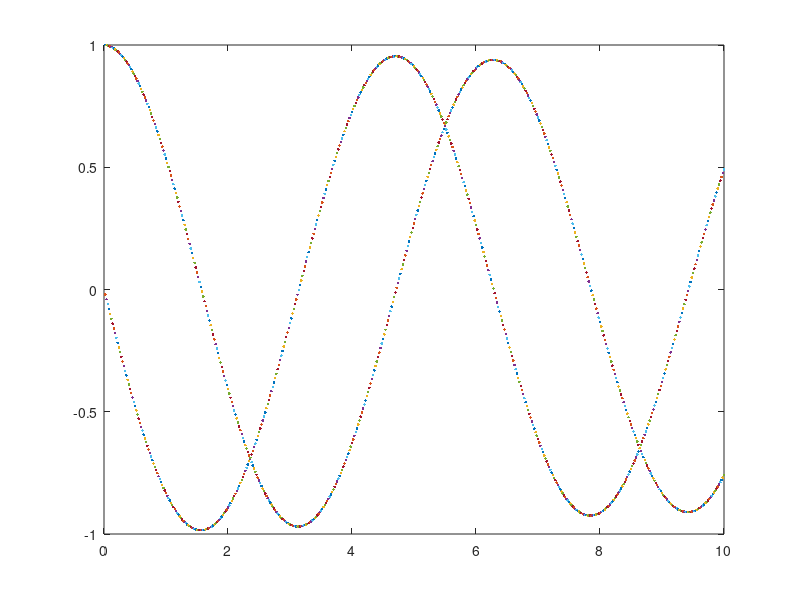

MATLAB code to generate this figure:
% Written by Brian Storey

clear; figure(1); clf;

A = [0 1; -1 0];  %%% mass-spring equations
I = eye(2);       %%% Identity matrix
dt = 0.02;         %%% dt 

x = [1;0];        %%% initial conditions
t = 0;

%M = (I + dt*A);  %%% Matrix to iterate - backward euler
M = inv(I - dt*A);  %%% Matrix to iterate - backward euler
for i = 1:10/dt
    t = t + dt;
    x = M*x;
    plot(t,x,'.')
    hold on
end
